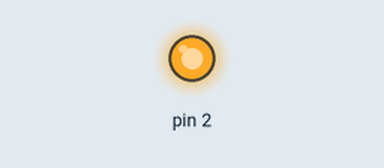
This sketch was run on a simulated Arduino Uno, built with avr-gcc and run on an emulated ATmega328P. Parts: output pins drawn as LEDs (lit = HIGH). No radio packets arrive unless stated.

Above: at 0.1 s.
Timing chart, 0 to 1.6 s (numbered marks = the images above):
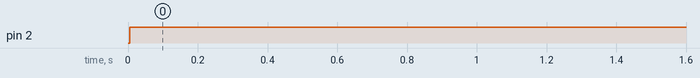

Measured:
- by itself, pin 2: LOW → HIGH at 0.01 s

The sketch:

receiver.ino
```cpp
/*
* Arduino Wireless Communication Tutorial
*       Example 1 - Receiver Code
*
* by Dejan Nedelkovski, www.HowToMechatronics.com
*
* Library: TMRh20/RF24, https://github.com/tmrh20/RF24/
*/
#include <SPI.h>
#include <nRF24L01.h>
#include <RF24.h>

// time the relais should be on after the last "x" received
#define RUN_TIME 240000

RF24 radio(7, 8); // CE, CSN
const byte address[6] = "00001";

// time at which the last "x" was received
unsigned long int last_received = millis();

// indicates if relais is currently on
bool relais_on = false;

void setup()
{
  Serial.begin(9600);
  radio.begin();
  radio.openReadingPipe(0, address);
  radio.setPALevel(RF24_PA_MIN);
  radio.startListening();
  pinMode(2, OUTPUT);
  digitalWrite(2, LOW);
}

void loop()
{
  // if there is a message, check content
  if (radio.available())
  {
    char text[32] = "";
    radio.read(&text, sizeof(text));
    // if the message is "x" print it and reset last_received to current time
    if (text == "x")
    {
      Serial.println(text);
      last_received = millis();
    }
  }

  // if it is not later than RUN_TIME after last_received the relais should be on
  if (millis() < last_received + RUN_TIME)
  {
    // this just done to not to spam the arduino with constant digitalWrites. It would also work without the additional if
    if (relais_on == false)
    {
      // if relais was off before, switch it on
      digitalWrite(2, HIGH);
    }

    relais_on = true;
  }
  else
  {
    // this just done to not to spam the arduino with constant digitalWrites. It would also work without the additional if
    if (relais_on == true)
    {
      // if relais was on before, switch it off
      digitalWrite(2, LOW);
    }

    relais_on = false;
  }
}
```
